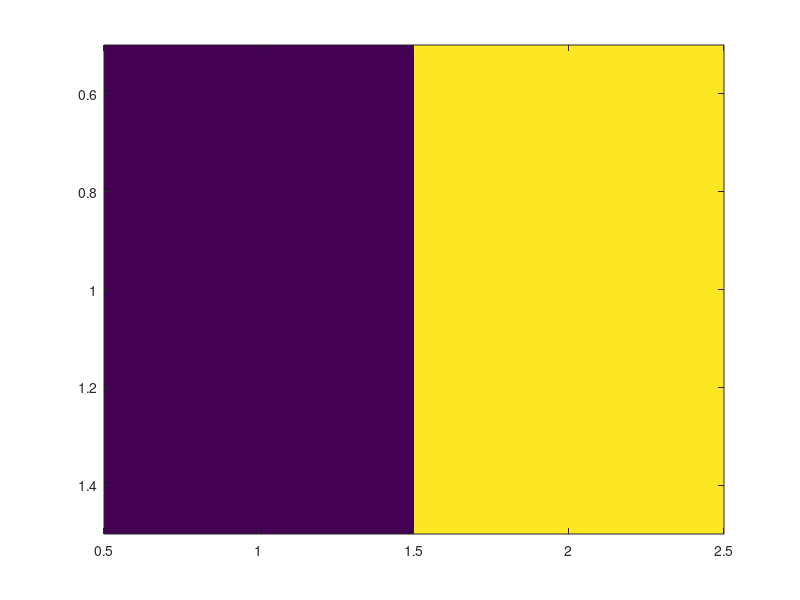

Here is the MATLAB script that generated this plot: (Note: this script raises an error after producing the figure.)
%% Parula colorbar
figure(100); clf;
imagesc([0,3],[0,3]);
colormap('parula');
c = colorbar('Ticks',[0,3]);
c.Label.String = "Z-score norm.";
set(gca,'FontSize',16)
set(gcf,'renderer', 'painters', 'Position', [500,100,800,150])

%% Reverse gray colorbar
figure(101); clf;
imagesc([0,3],[0,3]);
colormap(flipud(colormap('gray')));
c = colorbar('Ticks',[0,3]);
c.Label.String = "Z-score norm.";
set(gca,'FontSize',16)
set(gcf,'renderer', 'painters', 'Position', [500,100,800,150])

